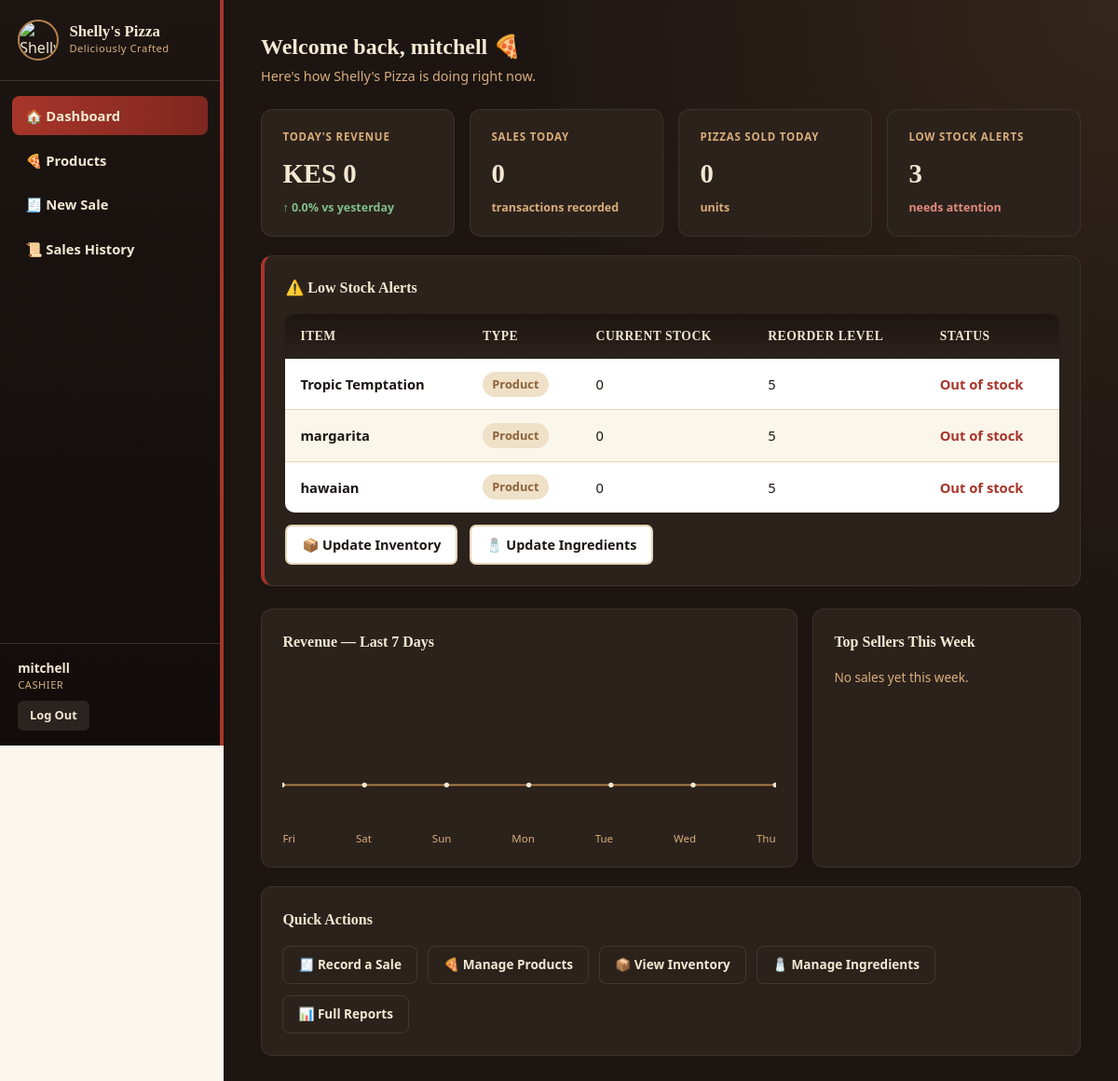
The app's page /dashboard.php (signed in) with its own data.
### tables this page shows
CREATE TABLE `inventory` (
  `inventory_id` int(11) NOT NULL AUTO_INCREMENT,
  `product_id` int(11) NOT NULL,
  `quantity` int(11) NOT NULL DEFAULT 0,
  `reorder_level` int(11) NOT NULL DEFAULT 0,
  `last_updated` datetime DEFAULT current_timestamp() ON UPDATE current_timestamp(),
  PRIMARY KEY (`inventory_id`),
  UNIQUE KEY `product_id` (`product_id`),
  CONSTRAINT `inventory_ibfk_1` FOREIGN KEY (`product_id`) REFERENCES `products` (`product_id`) ON DELETE CASCADE
);

CREATE TABLE `products` (
  `product_id` int(11) NOT NULL AUTO_INCREMENT,
  `category_id` int(11) DEFAULT NULL,
  `product_name` varchar(100) NOT NULL,
  `size` varchar(30) NOT NULL,
  `price` decimal(10,2) NOT NULL,
  PRIMARY KEY (`product_id`),
  KEY `category_id` (`category_id`),
  CONSTRAINT `products_ibfk_1` FOREIGN KEY (`category_id`) REFERENCES `categories` (`category_id`) ON DELETE SET NULL
);

### stock.php (called while the page is built, shortened)
<?php
function computeMakeableQuantities(mysqli $conn): array
{
    $result = $conn->query(
        "SELECT ri.product_id,
                MIN(FLOOR(ing.quantity_in_stock / ri.quantity_required)) AS makeable
         FROM recipe_items ri
         JOIN ingredients ing ON ri.ingredient_id = ing.ingredient_id
         WHERE ri.quantity_required > 0
         GROUP BY ri.product_id"
    );
    $map = [];
    while ($row = $result->fetch_assoc()) {
        $map[(int) $row["product_id"]] = max((int) $row["makeable"], 0);
    }
    return $map;
}

### dashboard.php (the view, shortened to what this page needs)
<?php
include 'config/db_connect.php';
include 'includes/stock.php';
$today = $conn->query("
    SELECT IFNULL(SUM(total_amount),0) AS revenue, COUNT(*) AS cnt
    FROM sales WHERE DATE(sale_date) = CURDATE()
")->fetch_assoc();
$pctChange = 0;
$pizzasToday = $conn->query("
    SELECT IFNULL(SUM(si.quantity), 0) AS qty
    FROM sale_items si
    JOIN sales s ON si.sale_id = s.sale_id
    WHERE DATE(s.sale_date) = CURDATE()
")->fetch_assoc();
$makeableQuantities = computeMakeableQuantities($conn);
$productReorderLevels = $conn->query("
    SELECT p.product_id, p.product_name, i.reorder_level
    FROM products p
    LEFT JOIN inventory i ON p.product_id = i.product_id
")->fetch_all(MYSQLI_ASSOC);
$lowStockItems = [];
$lowPizzaCount = 0;
foreach ($productReorderLevels as $p) {
    $qty = $makeableQuantities[$p["product_id"]] ?? 0;
    $reorder = $p["reorder_level"] ?? 5;
    if ($qty <= $reorder) {
        $lowPizzaCount++;
        $lowStockItems[] = [
            "product_name" => $p["product_name"],
            "quantity" => $qty,
            "reorder_level" => $reorder,
            "type" => "Product",
        ];
    }
}
$lowIngredient = $conn->query("
    SELECT COUNT(*) AS cnt FROM ingredients WHERE quantity_in_stock <= reorder_level
")->fetch_assoc();
$lowIngredientItems = $conn->query("
    SELECT ingredient_name AS product_name, quantity_in_stock AS quantity, reorder_level, 'Ingredient' AS type
    FROM ingredients
    WHERE quantity_in_stock <= reorder_level
")->fetch_all(MYSQLI_ASSOC);
$lowStockItems = array_merge($lowStockItems, $lowIngredientItems);
usort($lowStockItems, fn($a, $b) => $a["quantity"] <=> $b["quantity"]);
$lowStockTotal = $lowPizzaCount + $lowIngredient["cnt"];
$trendByDate = [];
$last7Days = [];
for ($i = 6; $i >= 0; $i--) {
    $date = date("Y-m-d", strtotime("-$i days"));
    $last7Days[] = ["label" => date("D", strtotime($date)), "revenue" => $trendByDate[$date] ?? 0];
}
$maxRevenue = max(array_column($last7Days, "revenue"));
if ($maxRevenue == 0) $maxRevenue = 1;
$chartWidth  = 700;
$chartHeight = 140;
$stepX = $chartWidth / (count($last7Days) - 1);
$points = [];
foreach ($last7Days as $i => $day) {
    $x = $i * $stepX;
    $y = $chartHeight - (($day["revenue"] / $maxRevenue) * ($chartHeight - 10));
    $points[] = round($x, 1) . "," . round($y, 1);
}
$polylinePoints = implode(" ", $points);
$areaPoints = "0,{$chartHeight} " . $polylinePoints . " {$chartWidth},{$chartHeight}";
$topSellers = $conn->query("
    SELECT si.product_name, SUM(si.quantity) AS qty_sold
    FROM sale_items si
    JOIN sales s ON si.sale_id = s.sale_id
    WHERE s.sale_date >= DATE_SUB(CURDATE(), INTERVAL 7 DAY)
    GROUP BY si.product_name
    ORDER BY qty_sold DESC
    LIMIT 3
")->fetch_all(MYSQLI_ASSOC);
?>
<!DOCTYPE html>
<html lang="en">
<head>
    <link rel="stylesheet" href="assets/css/style.css">
</head>
<body>
<div class="app-layout">
    <?php include 'includes/sidebar.php'; ?>
    <main class="main-content dashboard-dark">
        <div class="dashboard-greeting">
            <h2>Welcome back, <?php echo htmlspecialchars($_SESSION["username"]); ?> 🍕</h2>
            <p>Here's how Shelly's Pizza is doing right now.</p>
        </div>
        <div class="stat-grid">
            <div class="stat-card">
                <div class="stat-label">Today's Revenue</div>
                <div class="stat-value">KES <?php echo number_format($today["revenue"], 0); ?></div>
                <div class="stat-change <?php echo $pctChange >= 0 ? 'up' : 'down'; ?>">
                    <?php echo $pctChange >= 0 ? '↑' : '↓'; ?> <?php echo number_format(abs($pctChange), 1); ?>% vs yesterday
                </div>
            </div>
            <div class="stat-card">
                <div class="stat-label">Sales Today</div>
                <div class="stat-value"><?php echo $today["cnt"]; ?></div>
                <div class="stat-change neutral">transactions recorded</div>
            </div>
            <div class="stat-card">
                <div class="stat-label">Pizzas Sold Today</div>
                <div class="stat-value"><?php echo $pizzasToday["qty"]; ?></div>
                <div class="stat-change neutral">units</div>
            </div>
            <div class="stat-card">
                <div class="stat-label">Low Stock Alerts</div>
                <div class="stat-value"><?php echo $lowStockTotal; ?></div>
                <div class="stat-change <?php echo $lowStockTotal > 0 ? 'down' : 'up'; ?>">
                    <?php echo $lowStockTotal > 0 ? 'needs attention' : 'all good'; ?>
                </div>
            </div>
        </div>
        <?php if (!empty($lowStockItems)): ?>
        <div class="dark-panel" style="margin-bottom:1.5rem; border-left: 4px solid #A8352A;">
            <h3>⚠️ Low Stock Alerts</h3>
            <table class="data-table">
                <thead>
                    <tr>
                        <th>Item</th>
                        <th>Type</th>
                        <th>Current Stock</th>
                        <th>Reorder Level</th>
                        <th>Status</th>
                    </tr>
                </thead>
                <tbody>
                    <?php foreach ($lowStockItems as $item): ?>
                        <tr>
                            <td><?php echo htmlspecialchars($item["product_name"]); ?></td>
                            <td>
                                <span class="pill pill-category">
                                    <?php echo $item["type"]; ?>
                                </span>
                            </td>
                            <td><?php echo $item["quantity"]; ?></td>
                            <td><?php echo $item["reorder_level"]; ?></td>
                            <td>
                                <?php if ($item["quantity"] == 0): ?>
                                    <span style="color:#A8352A; font-weight:700;">Out of stock</span>
                                <?php else: ?>
                                    <span style="color:#B8834D; font-weight:600;">Running low</span>
                                <?php endif; ?>
                            </td>
                        </tr>
                    <?php endforeach; ?>
                </tbody>
            </table>
            <div style="margin-top:0.8rem;">
                <a href="inventory/index.php" class="btn-secondary" style="margin-right:.5rem;">📦 Update Inventory</a>
                <a href="ingredients/index.php" class="btn-secondary">🧂 Update Ingredients</a>
            </div>
        </div>
        <?php endif; ?>
        <div class="dark-panel-grid">
            <div class="dark-panel">
                <h3>Revenue — Last 7 Days</h3>
                <svg viewBox="0 0 700 160" style="width: 100%; height: 160px;">
                    <defs>
                        <linearGradient id="areaFill" x1="0" y1="0" x2="0" y2="1">
                            <stop offset="0%" stop-color="#A8352A" stop-opacity="0.5"/>
                            <stop offset="100%" stop-color="#A8352A" stop-opacity="0"/>
                        </linearGradient>
                    </defs>
                    <polygon points="<?php echo $areaPoints; ?>" fill="url(#areaFill)"/>
                    <polyline points="<?php echo $polylinePoints; ?>" fill="none" stroke="#B8834D" stroke-width="2.5"/>
                    <?php foreach ($points as $p): ?>
                        <?php [$px, $py] = explode(",", $p); ?>
                        <circle cx="<?php echo $px; ?>" cy="<?php echo $py; ?>" r="3.5" fill="#F3E9D2"/>
                    <?php endforeach; ?>
                </svg>
                <div style="display:flex; justify-content:space-between; margin-top:0.5rem;">
                    <?php foreach ($last7Days as $day): ?>
                        <span style="font-size:0.72rem; color:var(--color-caramel-light);"><?php echo $day["label"]; ?></span>
                    <?php endforeach; ?>
                </div>
            </div>
            <div class="dark-panel">
                <h3>Top Sellers This Week</h3>
                <?php if (empty($topSellers)): ?>
                    <p style="color:var(--color-caramel-light); font-size:0.85rem;">No sales yet this week.</p>
                <?php endif; ?>
            </div>
        </div>
        <div class="dark-panel">
            <h3>Quick Actions</h3>
            <div class="quick-links-row">
                <a href="sales/new_sale.php" class="quick-link-btn">🧾 Record a Sale</a>
                <a href="products/index.php" class="quick-link-btn">🍕 Manage Products</a>
                <a href="inventory/index.php" class="quick-link-btn">📦 View Inventory</a>
                <a href="ingredients/index.php" class="quick-link-btn">🧂 Manage Ingredients</a>
                <a href="reports/index.php" class="quick-link-btn">📊 Full Reports</a>
            </div>
        </div>
    </main>
</div>
</body>
</html>

### style.css (style rules this page uses)
:root { --color-espresso: #1C1512; --color-espresso-light: #2C221C; --color-caramel: #B8834D; --color-caramel-dark: #8C6239; --color-caramel-light: #D9AE7B; --color-cream: #F3E9D2; --color-red: #A8352A; --color-red-dark: #7E271F; --color-green: #5C7A4E; --color-bg: #FAF6EE; --color-border: #E3D5B8; --color-error: #A8352A; --font-heading: Georgia, 'Times New Roman', serif; --font-body: 'Segoe UI', Tahoma, sans-serif; }
* { margin: 0; padding: 0; box-sizing: border-box; }
body { font-family: var(--font-body); background-color: var(--color-bg); color: var(--color-espresso); line-height: 1.5; }
h1, h2, h3 { font-family: var(--font-heading); }
.data-table { width: 100%; border-collapse: separate; border-spacing: 0; font-size: 0.92rem; border-radius: 10px; overflow: hidden; box-shadow: 0 2px 8px rgba(28, 21, 18, 0.08); }
.data-table th { text-align: left; background: linear-gradient(180deg, var(--color-espresso) 0%, var(--color-espresso-light) 100%); color: var(--color-cream); padding: 0.85rem 1rem; font-family: var(--font-heading); font-weight: 700; font-size: 0.85rem; text-transform: uppercase; letter-spacing: 0.5px; }
.data-table td { padding: 0.85rem 1rem; border-bottom: 1px solid var(--color-border); background-color: #FFFFFF; }
.data-table tbody tr:nth-child(even) td { background-color: #FBF6EA; }
.data-table tbody tr:last-child td { border-bottom: none; }
.data-table td:first-child { font-weight: 700; color: var(--color-espresso); }
.pill { display: inline-block; padding: 0.25rem 0.65rem; border-radius: 999px; font-size: 0.8rem; font-weight: 700; }
.pill-category { background-color: #EFE0C8; color: var(--color-caramel-dark); }
.btn-secondary { display: inline-block; background: #FFFFFF; color: var(--color-espresso); text-decoration: none; padding: 0.55rem 1rem; border: 2px solid var(--color-border); border-radius: 7px; font-weight: 700; font-size: 0.9rem; text-align: center; }
.app-layout { display: flex; min-height: 100vh; }
.main-content { flex: 1; padding: 2rem 2.5rem; background: radial-gradient(circle at 100% 0%, rgba(184, 131, 77, 0.08) 0%, transparent 40%), var(--color-bg); min-width: 0; }
.main-content.dashboard-dark { background: radial-gradient(circle at 100% 0%, rgba(184, 131, 77, 0.15) 0%, transparent 45%), var(--color-espresso); }
.dashboard-greeting { color: var(--color-cream); margin-bottom: 1.5rem; }
.dashboard-greeting h2 { font-size: 1.5rem; margin-bottom: 0.2rem; }
.dashboard-greeting p { color: var(--color-caramel-light); font-size: 0.9rem; }
.stat-grid { display: grid; grid-template-columns: repeat(auto-fit, minmax(200px, 1fr)); gap: 1rem; margin-bottom: 1.25rem; }
.stat-card { background: var(--color-espresso-light); border-radius: 12px; padding: 1.25rem 1.4rem; border: 1px solid rgba(243, 233, 210, 0.08); }
.stat-label { font-size: 0.72rem; font-weight: 700; text-transform: uppercase; letter-spacing: 0.8px; color: var(--color-caramel-light); margin-bottom: 0.6rem; }
.stat-value { font-family: var(--font-heading); font-size: 1.8rem; font-weight: 700; color: var(--color-cream); margin-bottom: 0.4rem; }
.stat-change { font-size: 0.78rem; font-weight: 600; }
.stat-change.up { color: #7FBE8C; }
.stat-change.down { color: #E08B7D; }
.stat-change.neutral { color: var(--color-caramel-light); }
.dark-panel-grid { display: grid; grid-template-columns: 2fr 1fr; gap: 1rem; margin-bottom: 1.25rem; }
.dark-panel { background: var(--color-espresso-light); border-radius: 12px; padding: 1.4rem; border: 1px solid rgba(243, 233, 210, 0.08); }
.dark-panel h3 { font-family: var(--font-heading); color: var(--color-cream); font-size: 1rem; margin-bottom: 1rem; }
.quick-links-row { display: flex; gap: 0.7rem; flex-wrap: wrap; }
.quick-link-btn { background: var(--color-espresso-light); border: 1px solid rgba(243, 233, 210, 0.1); color: var(--color-cream); text-decoration: none; padding: 0.6rem 1rem; border-radius: 8px; font-size: 0.85rem; font-weight: 600; transition: border-color 0.15s ease; }

### records on screen
inventory: product.product_name "Tropic Temptation", type "Product", quantity "0", reorder_level "5"

### other values on screen
$_SESSION["username"] "mitchell"
$_SESSION["role"] "CASHIER"
$today["revenue"] "0"
abs($pctChange) "0.0"
$today["cnt"] "0"
$pizzasToday["qty"] "0"
$lowStockTotal "3"
$item["product_name"] "margarita"
$item["type"] "Product"
$item["quantity"] "0"
$item["reorder_level"] "5"
$item["product_name"] "hawaian"
$day["label"] "Fri"
$day["label"] "Sat"
$day["label"] "Sun"
